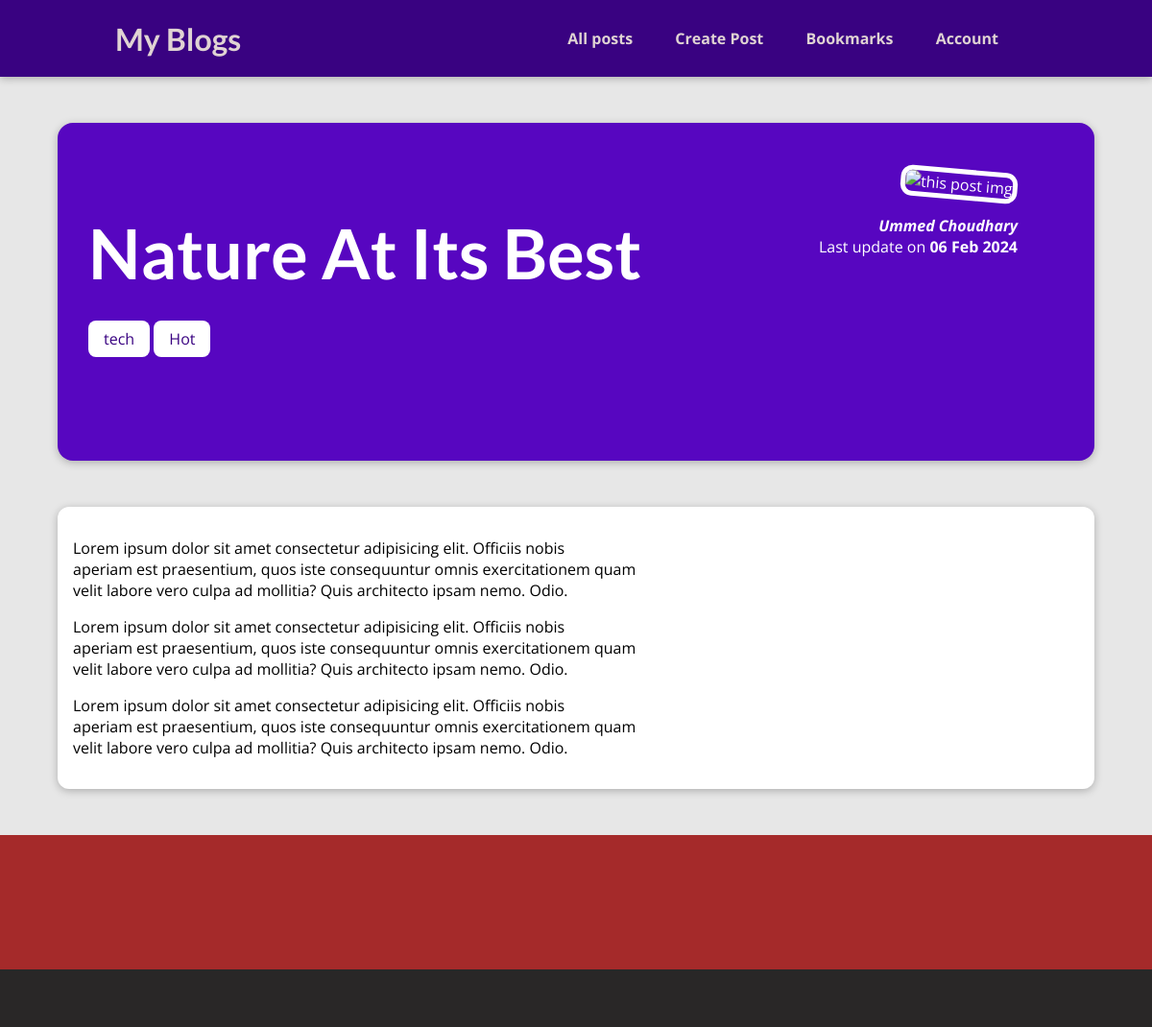
The page /posts/nature-at-its-best on the database its author committed.
### blog/models.py (models this page shows, shortened)
class Post(models.Model):
    title=models.CharField(max_length=100)
    excerpt = models.CharField(max_length=200)
    image_name = models.ImageField(upload_to='static/blog/')
    date = models.DateField(auto_now=True)
    slug = models.SlugField(unique = True)
    content = models.TextField()
    author = models.ForeignKey(Author,null=True,on_delete = models.SET_NULL,related_name = "posts")
    tags = models.ManyToManyField(Tag)

class Tag(models.Model):
    caption = models.CharField(max_length = 20)

class Author(models.Model):
    first_name = models.CharField(max_length=50)
    last_name = models.CharField(max_length=50)
    email = models.EmailField()
    def __str__(self):
        return f"{self.first_name} {self.last_name}"

### blog/views.py (the view)
# urls.py: path("posts/<slug>",views.postDetail,name="postDetail")
def postDetail(request,slug):
    iPost = Post.objects.all().get(slug = slug)
    return render(request,"blog/postDetail.html",{'post':iPost,"post_tag":iPost.tags.all()})

### blog/templates/Blog/postDetail.html (shortened to what this page needs)
{% extends "base.html" %}
{% load static  %}
{% block css_file%}
<link rel="stylesheet" href="{% static "blog/postDetail.css" %}">
{% endblock%}
{% block content%}
<section id="summary">
    <h2>{{post.title}}</h2>
    <div>
        {% for i in post_tag %}
        <span class="tag">{{i.caption}}</span>
        {% endfor %}
    </div>
    <article>
        <img src="{% static "blog/images/img1.jpg" %}" alt="this post img">
        <address><a href="mailto:{{ post.author.email }}">{{post.author}}</a></address>
        <div>
            Last update on <time>{{post.date|date:"d M Y" }}</time>
        </div>
    </article>
</section>
<main>
    {{post.content | linebreaks}}
</main>
{% endblock %}

### static/app.css (style rules this page uses)
* { box-sizing: border-box; }
html { font-family: 'Open Sans', 'Lato', sans-serif; }
body { margin: 0; }
h1, h2, h3 { font-family: 'Lato', sans-serif; font-weight: bold; }

### blog/static/blog/postDetail.css (style rules this page uses)
body { background-color: #e7e7e7; }
#summary { margin: 8rem auto 3rem auto; padding: 2rem; width: 90%; max-width: 90rem; border-radius: 16px; background-color: #5706c0; position: relative; box-shadow: 0 2px 8px rgba(0, 0, 0, 0.25); height: 22rem; }
#summary h2 { color: white; font-size: 4.5rem; margin-bottom: 0.25rem; padding-bottom: 2rem; }
#summary article { position: absolute; top: 2rem; right: 3rem; padding: 1rem 2rem; border-radius: 12px; text-align: right; color: white; }
#summary article img { width: 12rem; height: 12rem; border-radius: 12px; transform: rotateZ(5deg); border: 5px solid white; margin-bottom: 1rem; }
#summary address { font-weight: bold; }
#summary time { font-weight: bold; }
#summary a { color: white; text-decoration: none; }
main { width: 90%; max-width: 90rem; margin: 3rem auto; background-color: white; padding: 1rem; border-radius: 12px; box-shadow: 0 2px 8px rgba(0, 0, 0, 0.25); }
.tag { background-color: white; color: #390281; padding: 0.5rem 1rem; border-radius: 8px; }

### rows shown on the page
Post: title "Nature At Its Best", author "Ummed Choudhary", date "06 Feb 2024", content "Lorem ipsum dolor sit amet consectetur adipisicing elit. Officiis nobis aperiam est praesentium, quos iste consequuntur omnis exercitationem quam velit labore vero culpa ad mollitia? Quis architecto ipsam nemo. Odio. Lorem ipsum dolor sit amet consectetur adipisicing elit. Officiis nobis aperiam est praesentium, quos iste consequuntur omnis exercitationem quam velit labore vero culpa ad mollitia? Quis architecto ipsam nemo. Odio. Lorem ipsum dolor sit amet consectetur adipisicing elit. Officiis nobis aperiam est praesentium, quos iste consequuntur omnis exercitationem quam velit labore vero culpa ad mollitia? Quis architecto ipsam nemo. Odio."
Tag: caption "tech"
Tag: caption "Hot"
